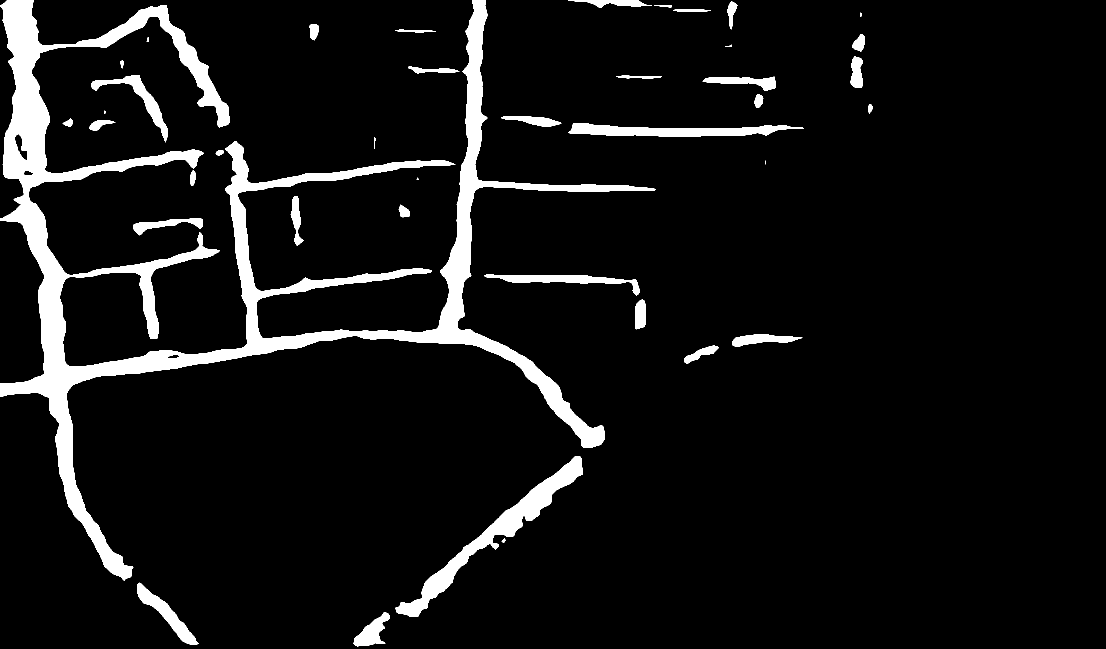
#> input picture frontend/saved_mask.png, 2212 x 1298 px (shown at 1/2 size)
$ python -i app.py   (imports and definitions only)
#> lines starting #> are read from the running program, lines starting #| are printed output that depends on the picture; after the words box and inside, x2 and y2 are one past the last pixel; in counts of white or black regions, pixels touching at a corner belong together
### frontend/sidebar.py
import streamlit as st

def render_sidebar():
    """Renders the sidebar and returns configuration parameters."""
    with st.sidebar:
        st.header("⚙️ Configuration")
#> (this line was passed over: streamlit is not available in this run)
#> further down, picture is the input picture: shape (1298, 2212, 3); 7.4% white; 40 white regions (4 under 20 px), largest, box (x1, y1, x2, y2) and area: (0, 0, 1312, 1162) 157253, (791, 912, 1166, 1234) 15291, (1136, 246, 1607, 274) 7264

        # Example controls based on typical road extraction workflows
        model_selection = st.selectbox(
            "Select Model",
            ["DeepLabV3+", "UNet"]
        )

        confidence_threshold = st.slider(
            "Confidence Threshold",
            min_value=0.0, max_value=1.0, value=0.5, step=0.05
        )

        st.markdown("---")
        st.info("Upload an image in the main panel to begin.")

        return {
            "model": model_selection,
            "threshold": confidence_threshold
        }

### app.py
import streamlit as st
import cv2
import numpy as np
import matplotlib.pyplot as plt
import networkx as nx
from pathlib import Path

from frontend.state import init_session_state
from frontend.sidebar import render_sidebar
from frontend.sample_images import get_sample_image_paths
from mlops.model_inference import RoadSegmenter
from graphs.graph import build_graph_from_saved_mask
from graphs.dashboard import create_dashboard
from graphs.heal import heal_topological_gaps
from graphs.simulation import (
    build_flood_metrics,
    get_node_positions,
    identify_choke_points,
    simulate_flood,
)

# ----------------------------------------------------------
# Project paths
# ----------------------------------------------------------
PROJECT_ROOT = Path(__file__).resolve().parent
MODEL_PATH = PROJECT_ROOT / "mlops" / "models" / "best_model.pth"
MASK_SAVE_PATH = PROJECT_ROOT / "frontend" / "saved_mask.png"

# ----------------------------------------------------------
# Page Configuration
# ----------------------------------------------------------
# [28 lines not run here, left out]
# [1 line that did not run here, left out]

# ----------------------------------------------------------
# Model utilities
# ----------------------------------------------------------
@st.cache_resource
def load_segmenter():
    if not MODEL_PATH.exists():
        return None
    return RoadSegmenter(checkpoint_path=str(MODEL_PATH))

segmenter = load_segmenter()


def prob_map_to_mask_image(prob_map, threshold):
    mask = (prob_map > threshold).astype(np.uint8) * 255
    return mask


# [4 lines left out: function save_mask_image, not called in this run]


def create_fallback_prob_map(image_bgr):
    gray = cv2.cvtColor(image_bgr, cv2.COLOR_BGR2GRAY)
    blurred = cv2.GaussianBlur(gray, (9, 9), 0)
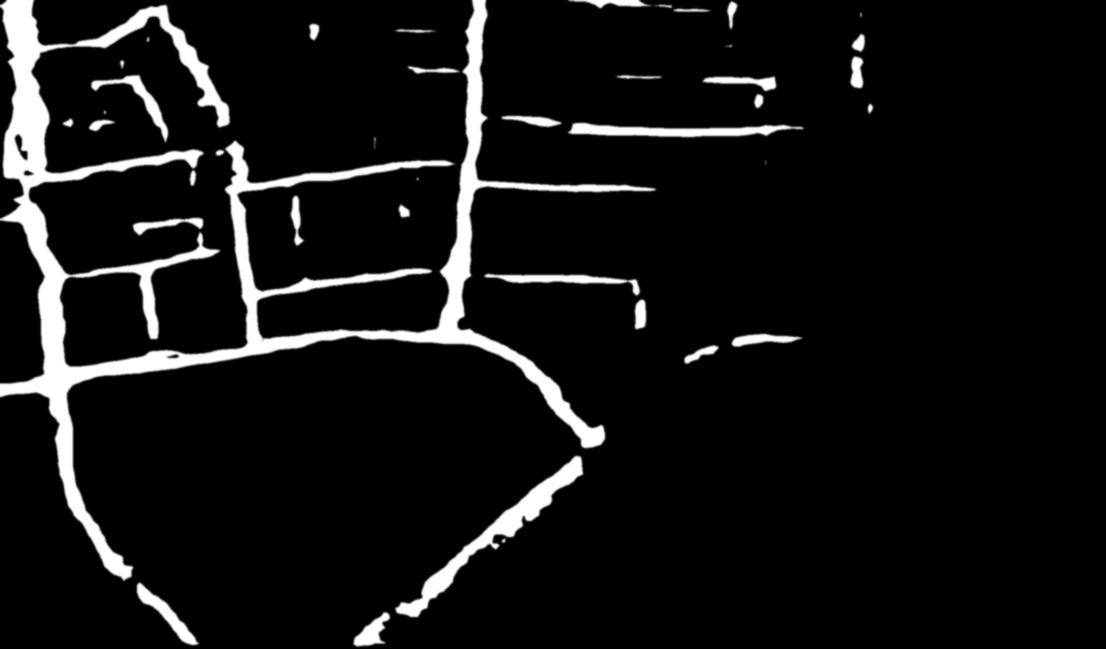
#> blurred: shape (1298, 2212) (shown at 1/2 size); min 0, max 255, mean 18.8
    edges = cv2.Canny(blurred, 50, 150, apertureSize=3)
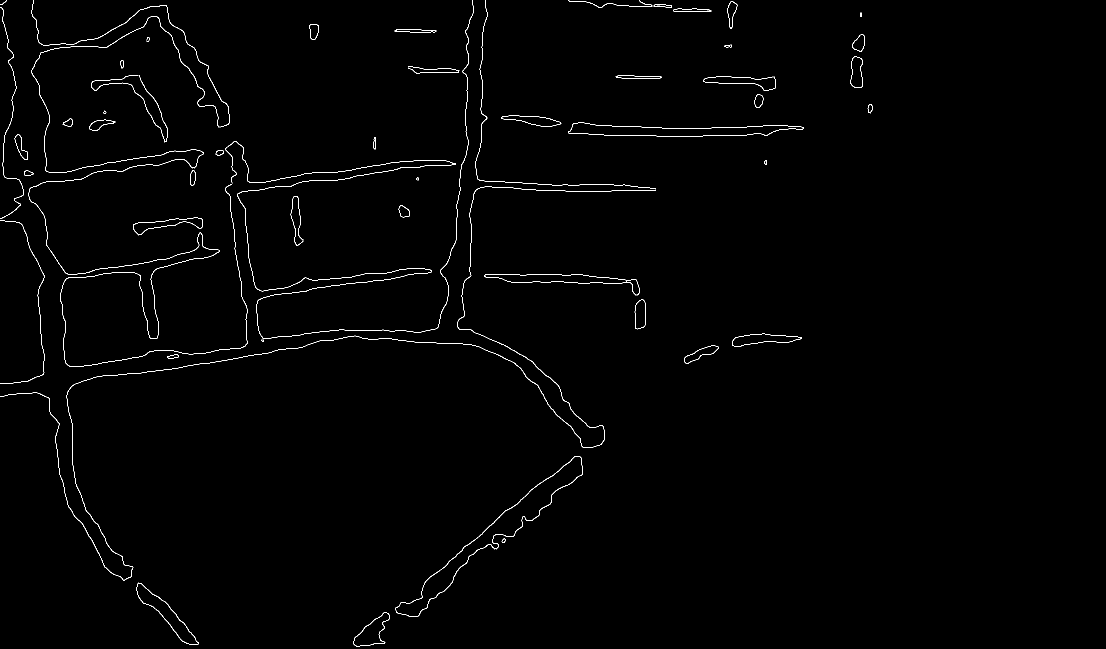
#> edges: shape (1298, 2212) (shown at 1/2 size); 0.76% white in thin lines or dots, all inside (x1, y1, x2, y2) = (0, 0, 1746, 1293)
    edge_mask = cv2.dilate(edges, np.ones((3, 3), dtype=np.uint8), iterations=2)
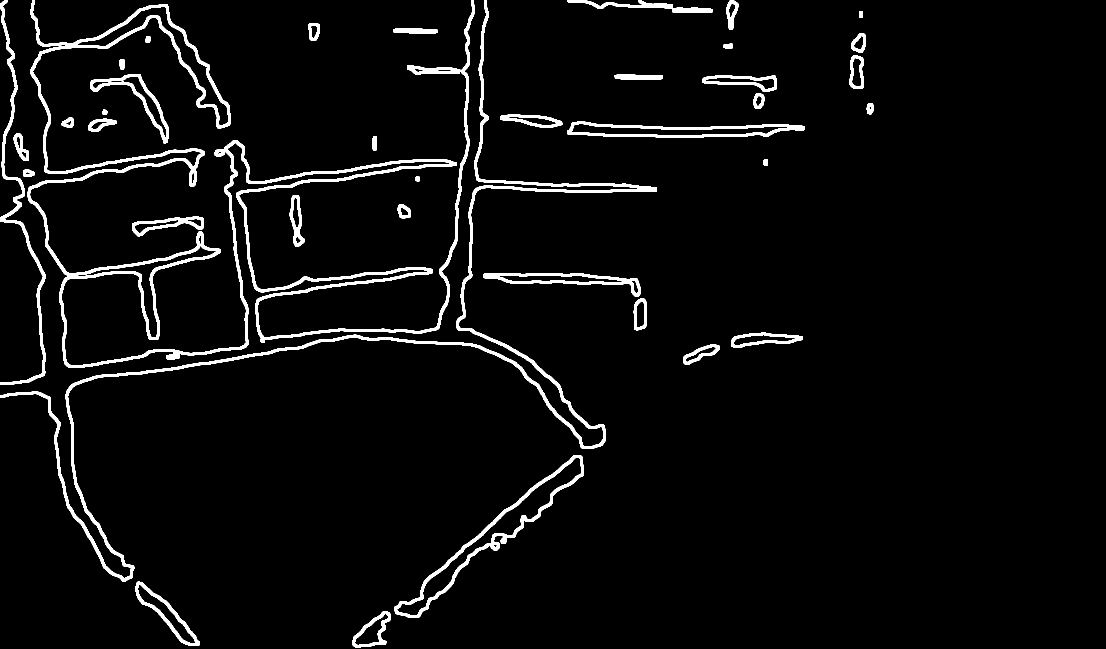
#> edge_mask: shape (1298, 2212) (shown at 1/2 size); 4.1% white; 39 white regions, largest, box (x1, y1, x2, y2) and area: (55, 0, 950, 735) 43247, (0, 0, 1314, 1163) 22949, (789, 910, 1168, 1236) 7375

    height, width = image_bgr.shape[:2]
#> height = 1298; width = 2212
    prob_map = np.zeros((height, width), dtype=np.float32)
    prob_map[edge_mask > 0] = 0.7

    center = (width // 2, height // 2)
#> center = (1106, 649)
    max_radius = max(20, min(width, height) // 3)
#> max_radius = 432
    for angle in np.linspace(0, 2 * np.pi, 8, endpoint=False):
        x1 = int(center[0] + np.cos(angle) * max_radius)
        y1 = int(center[1] + np.sin(angle) * max_radius)
        cv2.line(prob_map, center, (x1, y1), 1.0, thickness=3)
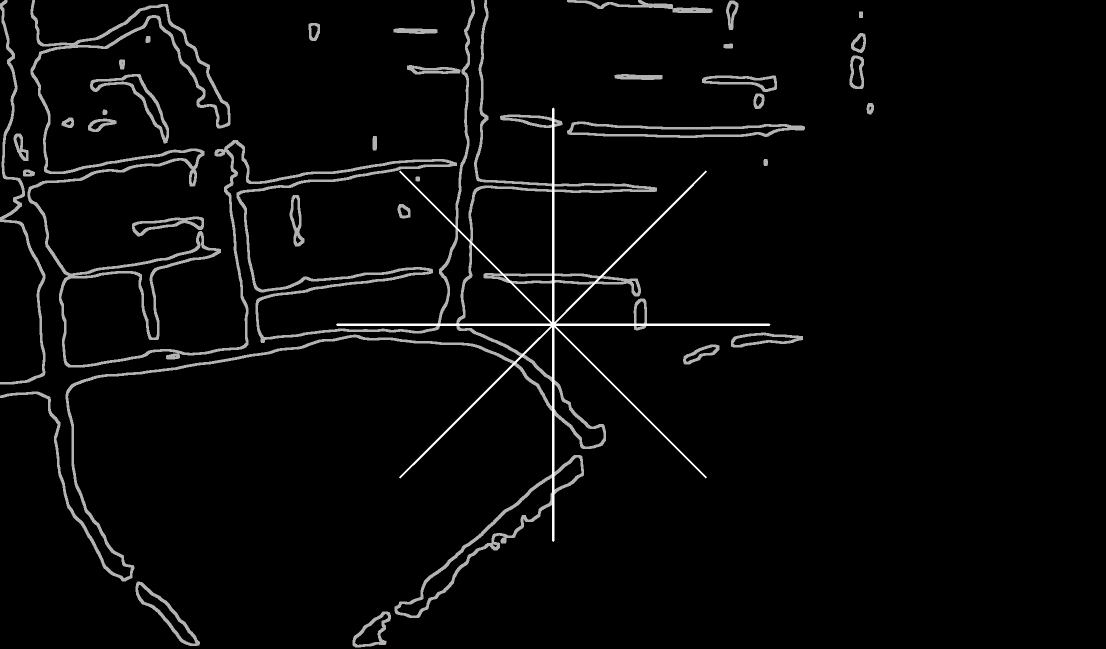
#> prob_map: shape (1298, 2212) float32 (shown at 1/2 size); min 0, max 1, mean 0.0336

    return prob_map


# [266 lines left out: functions plot_graph_preview, render_inference_tab, render_graph_construction_tab, render_healing_tab, render_simulation_tab, not called in this run]


# [1 line that did not run here, left out]

# [11 lines not run here, left out]

>>> import cv2
>>> picture = cv2.imread('frontend/saved_mask.png')
>>> result = create_fallback_prob_map(picture)
